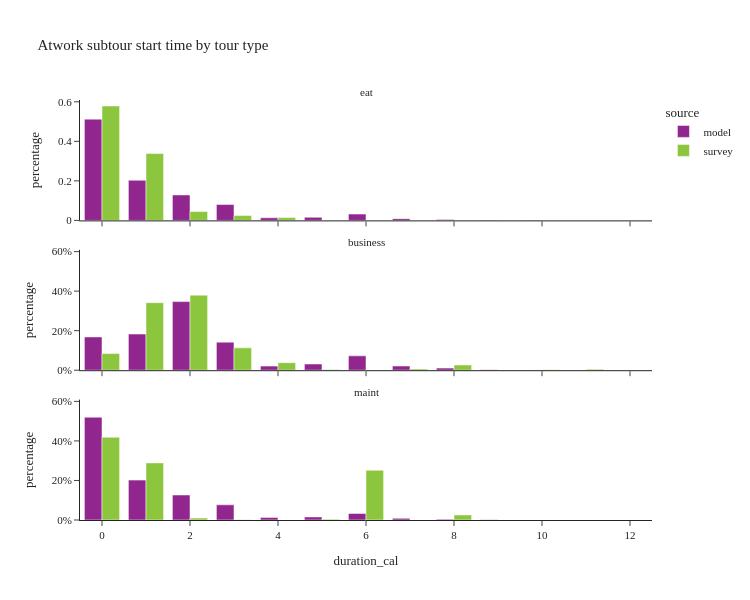

Notebook code cell kept with this figure:
### Code cell
util.plot_share_facetbar(atwork_subtour, 'tour_weight', share_col="duration_cal", title="Atwork subtour start time by tour type", 
                             facet_col='tour_type', facet_col_wrap=1, height=600, orientation='v')

### Figure 1 — Plotly figure (JSON) as saved in the notebook; plotly's stock layout.template omitted (floating-point values rounded to 4 significant figures)
{"data": [{"alignmentgroup": "True", "customdata": [[114195], [45292], [28728], [17910], [2950], [3524], [7114], [1992], [944], [210], [56], [1], [2]], "hovertemplate": "source=model<br>tour_type=eat<br>duration_cal=%{x}<br>percentage=%{y}<br>sample_size=%{customdata[0]}<extra></extra>", "legendgroup": "model", "marker": {"color": "#91268F", "pattern": {"shape": ""}}, "name": "model", "offsetgroup": "model", "orientation": "v", "showlegend": true, "textposition": "auto", "type": "bar", "x": [0.0, 1.0, 2.0, 3.0, 4.0, 5.0, 6.0, 7.0, 8.0, 9.0, 10.0, 11.0, 12.0], "xaxis": "x3", "y": [0.5123, 0.2032, 0.1289, 0.08034, 0.01323, 0.01581, 0.03191, 0.008936, 0.004235, 0.0009421, 0.0002512, 4.486e-06, 8.972e-06], "yaxis": "y3"}, {"alignmentgroup": "True", "customdata": [[8417], [9144], [17352], [7102], [1036], [1560], [3629], [1057], [537], [126], [50], [4], [1]], "hovertemplate": "source=model<br>tour_type=business<br>duration_cal=%{x}<br>percentage=%{y}<br>sample_size=%{customdata[0]}<extra></extra>", "legendgroup": "model", "marker": {"color": "#91268F", "pattern": {"shape": ""}}, "name": "model", "offsetgroup": "model", "orientation": "v", "showlegend": false, "textposition": "auto", "type": "bar", "x": [0.0, 1.0, 2.0, 3.0, 4.0, 5.0, 6.0, 7.0, 8.0, 9.0, 10.0, 11.0, 12.0], "xaxis": "x2", "y": [0.1683, 0.1828, 0.3469, 0.142, 0.02071, 0.03119, 0.07256, 0.02113, 0.01074, 0.002519, 0.0009997, 7.998e-05, 1.999e-05], "yaxis": "y2"}, {"alignmentgroup": "True", "customdata": [[18740], [7275], [4560], [2766], [469], [554], [1187], [301], [143], [36], [10]], "hovertemplate": "source=model<br>tour_type=maint<br>duration_cal=%{x}<br>percentage=%{y}<br>sample_size=%{customdata[0]}<extra></extra>", "legendgroup": "model", "marker": {"color": "#91268F", "pattern": {"shape": ""}}, "name": "model", "offsetgroup": "model", "orientation": "v", "showlegend": false, "textposition": "auto", "type": "bar", "x": [0.0, 1.0, 2.0, 3.0, 4.0, 5.0, 6.0, 7.0, 8.0, 9.0, 10.0], "xaxis": "x", "y": [0.52, 0.2019, 0.1265, 0.07675, 0.01301, 0.01537, 0.03293, 0.008352, 0.003968, 0.0009989, 0.0002775], "yaxis": "y"}, {"alignmentgroup": "True", "customdata": [[56], [57], [11], [4], [1]], "hovertemplate": "source=survey<br>tour_type=eat<br>duration_cal=%{x}<br>percentage=%{y}<br>sample_size=%{customdata[0]}<extra></extra>", "legendgroup": "survey", "marker": {"color": "#8CC63E", "pattern": {"shape": ""}}, "name": "survey", "offsetgroup": "survey", "orientation": "v", "showlegend": true, "textposition": "auto", "type": "bar", "x": [0.0, 1.0, 2.0, 3.0, 4.0], "xaxis": "x3", "y": [0.5786, 0.3381, 0.04453, 0.02451, 0.01424], "yaxis": "y3"}, {"alignmentgroup": "True", "customdata": [[8], [38], [21], [9], [11], [3], [1], [2], [1], [1], [1]], "hovertemplate": "source=survey<br>tour_type=business<br>duration_cal=%{x}<br>percentage=%{y}<br>sample_size=%{customdata[0]}<extra></extra>", "legendgroup": "survey", "marker": {"color": "#8CC63E", "pattern": {"shape": ""}}, "name": "survey", "offsetgroup": "survey", "orientation": "v", "showlegend": false, "textposition": "auto", "type": "bar", "x": [0.0, 1.0, 2.0, 3.0, 4.0, 5.0, 6.0, 7.0, 8.0, 10.0, 11.0], "xaxis": "x2", "y": [0.08421, 0.3416, 0.3796, 0.1131, 0.03813, 0.00355, 0.0, 0.006406, 0.02616, 0.002222, 0.005031], "yaxis": "y2"}, {"alignmentgroup": "True", "customdata": [[56], [38], [13], [2], [1], [1], [3], [1]], "hovertemplate": "source=survey<br>tour_type=maint<br>duration_cal=%{x}<br>percentage=%{y}<br>sample_size=%{customdata[0]}<extra></extra>", "legendgroup": "survey", "marker": {"color": "#8CC63E", "pattern": {"shape": ""}}, "name": "survey", "offsetgroup": "survey", "orientation": "v", "showlegend": false, "textposition": "auto", "type": "bar", "x": [0.0, 1.0, 2.0, 3.0, 4.0, 5.0, 6.0, 8.0], "xaxis": "x", "y": [0.4187, 0.2889, 0.00968, 0.00113, 0.0, 0.004234, 0.2519, 0.02541], "yaxis": "y"}], "layout": {"annotations": [{"font": {}, "showarrow": false, "text": "maint", "x": 0.5, "xanchor": "center", "xref": "paper", "y": 0.2867, "yanchor": "bottom", "yref": "paper"}, {"font": {}, "showarrow": false, "text": "business", "x": 0.5, "xanchor": "center", "xref": "paper", "y": 0.6433, "yanchor": "bottom", "yref": "paper"}, {"font": {}, "showarrow": false, "text": "eat", "x": 0.5, "xanchor": "center", "xref": "paper", "y": 1.0, "yanchor": "bottom", "yref": "paper"}], "barmode": "group", "height": 600, "legend": {"title": {"text": "source"}, "tracegroupgap": 0}, "title": {"text": "Atwork subtour start time by tour type"}, "width": 750, "xaxis": {"anchor": "y", "domain": [0.0, 1.0], "title": {"text": "duration_cal"}}, "xaxis2": {"anchor": "y2", "domain": [0.0, 1.0], "matches": "x", "showticklabels": false}, "xaxis3": {"anchor": "y3", "domain": [0.0, 1.0], "matches": "x", "showticklabels": false}, "yaxis": {"anchor": "x", "domain": [0.0, 0.2867], "tickformat": ".0%", "title": {"text": "percentage"}}, "yaxis2": {"anchor": "x2", "domain": [0.3567, 0.6433], "matches": "y", "tickformat": ".0%", "title": {"text": "percentage"}}, "yaxis3": {"anchor": "x3", "domain": [0.7133, 1.0], "matches": "y", "title": {"text": "percentage"}}}}
